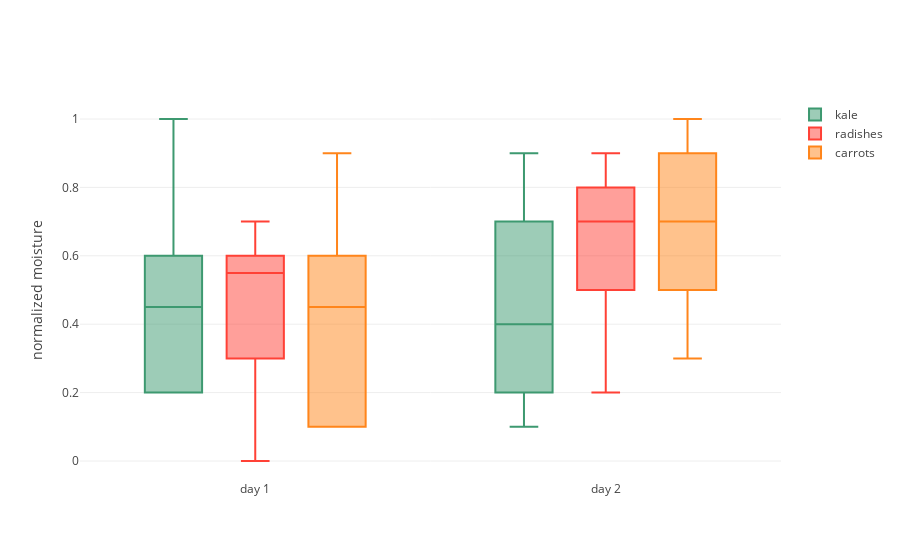

Notebook cell for this chart:
### Markdown cell above
# Grouped Box Plots

### Code cell
x = ['day 1', 'day 1', 'day 1', 'day 1', 'day 1', 'day 1', 'day 2', 'day 2', 'day 2', 'day 2', 'day 2', 'day 2']

trace0 = go.Box(
    y=[0.2, 0.2, 0.6, 1.0, 0.5, 0.4, 0.2, 0.7, 0.9, 0.1, 0.5, 0.3],
    x=x,
    name='kale',
    marker=dict(color='#3D9970')
)
trace1 = go.Box(
    y=[0.6, 0.7, 0.3, 0.6, 0.0, 0.5, 0.7, 0.9, 0.5, 0.8, 0.7, 0.2],
    x=x,
    name='radishes',
    marker=dict(color='#FF4136')
)
trace2 = go.Box(
    y=[0.1, 0.3, 0.1, 0.9, 0.6, 0.6, 0.9, 1.0, 0.3, 0.6, 0.8, 0.5],
    x=x,
    name='carrots',
    marker=dict(color='#FF851B')
)

data = [trace0, trace1, trace2]
layout = go.Layout(
    yaxis=dict(
        title='normalized moisture',
        zeroline=False
    ),
    boxmode='group'
)
fig = go.Figure(data=data, layout=layout)
plotly.offline.iplot(fig)

### Figure 1 — Plotly figure (JSON) as saved in the notebook; plotly's stock layout.template omitted (floating-point values rounded to 4 significant figures)
{"data": [{"marker": {"color": "#3D9970"}, "name": "kale", "type": "box", "uid": "c90f914c-3b6f-4fc3-9ff5-812bb48f668a", "x": ["day 1", "day 1", "day 1", "day 1", "day 1", "day 1", "day 2", "day 2", "day 2", "day 2", "day 2", "day 2"], "y": [0.2, 0.2, 0.6, 1, 0.5, 0.4, 0.2, 0.7, 0.9, 0.1, 0.5, 0.3]}, {"marker": {"color": "#FF4136"}, "name": "radishes", "type": "box", "uid": "4994f84e-c864-459c-b276-c084e0d3398a", "x": ["day 1", "day 1", "day 1", "day 1", "day 1", "day 1", "day 2", "day 2", "day 2", "day 2", "day 2", "day 2"], "y": [0.6, 0.7, 0.3, 0.6, 0, 0.5, 0.7, 0.9, 0.5, 0.8, 0.7, 0.2]}, {"marker": {"color": "#FF851B"}, "name": "carrots", "type": "box", "uid": "c59b437c-1d7a-45de-ad32-86bef62ab906", "x": ["day 1", "day 1", "day 1", "day 1", "day 1", "day 1", "day 2", "day 2", "day 2", "day 2", "day 2", "day 2"], "y": [0.1, 0.3, 0.1, 0.9, 0.6, 0.6, 0.9, 1, 0.3, 0.6, 0.8, 0.5]}], "layout": {"boxmode": "group", "yaxis": {"title": {"text": "normalized moisture"}, "zeroline": false}}}
